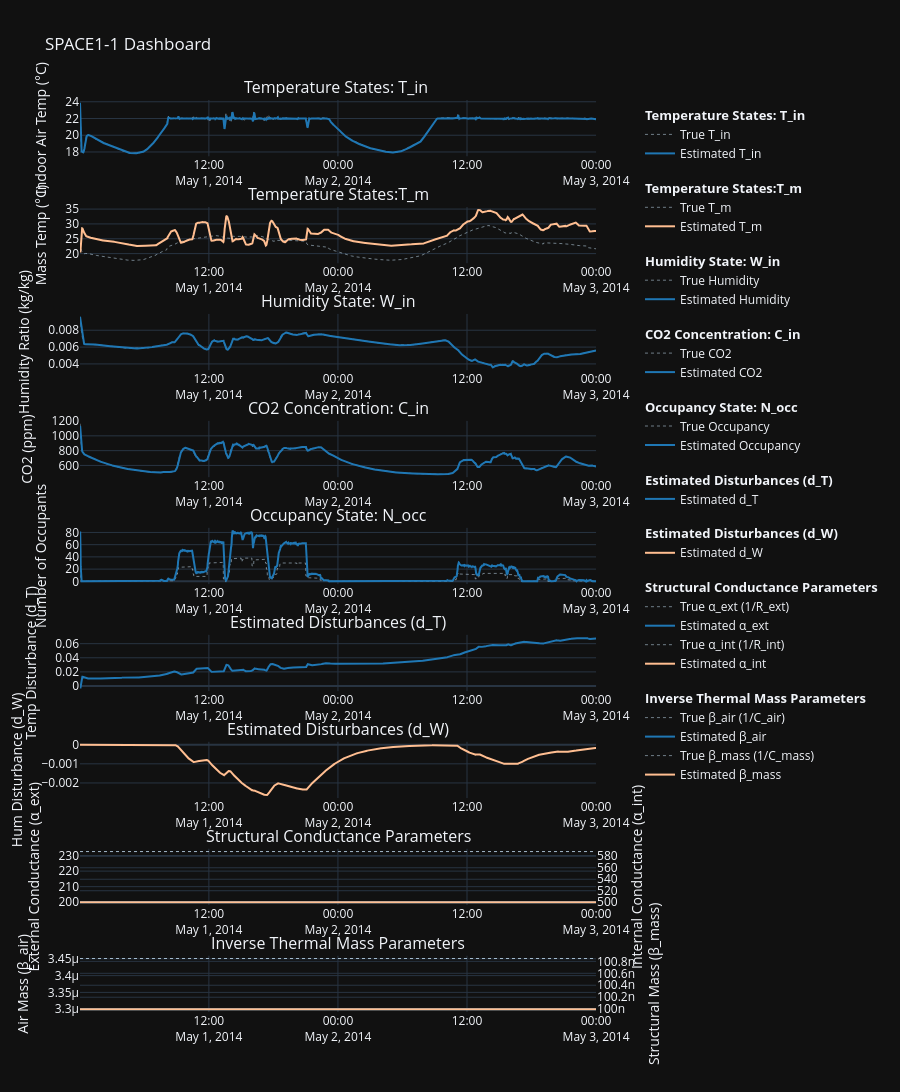

Notebook source saved alongside this figure:
### Code cell
# Loop from 1 to 5 to generate EKF diagnostic plots for all zones
for i in ZONES:
    zone = i
    
    ekf_config = [
        # States 1 : Temperatures (T_in )
        {
            "title": f"Temperature States: T_in ",
            "y_label": "Indoor Air Temp (°C)",
            "traces": [
                {"col": f"{zone}_Temp_C",       "source": "Setpoint", "name": "True T_in"},
                {"col": f"{zone}_EKF_x_T_in",   "source": "Zone",     "name": "Estimated T_in"},
            ]
        },
        # States 2: Temperatures (T_m)
        {
            "title": f"Temperature States:T_m",
            "y_label": "Mass Temp (°C)",
            "traces": [
                {"col": f"{zone}_T_m_C",        "source": "Setpoint", "name": "True T_m"},
                {"col": f"{zone}_EKF_x_T_m",    "source": "Other_1",  "name": "Estimated T_m"},
            ]
        },
        # State 3: Humidity (W_in)
        {
            "title": f"Humidity State: W_in",
            "y_label": "Humidity Ratio (kg/kg)",
            "traces": [
                {"col": f"{zone}_W_kg_kg",      "source": "Setpoint", "name": "True Humidity"},
                {"col": f"{zone}_EKF_x_W_in",   "source": "Zone",     "name": "Estimated Humidity"},
            ]
        },
        # State 4: CO2 (C_in)
        {
            "title": f"CO2 Concentration: C_in",
            "y_label": "CO2 (ppm)",
            "traces": [
                {"col": f"{zone}_CO2_ppm",      "source": "Setpoint", "name": "True CO2"},
                {"col": f"{zone}_EKF_x_C_in",   "source": "Zone",     "name": "Estimated CO2"},
            ]
        },
        # State 7: Occupancy (N_occ)
        {
            "title": f"Occupancy State: N_occ",
            "y_label": "Number of Occupants",
            "traces": [
                {"col": f"{zone}_Occupants",    "source": "Setpoint", "name": "True Occupancy"},
                {"col": f"{zone}_EKF_x_N_occ",  "source": "Zone",     "name": "Estimated Occupancy"},
            ]
        },
        # States 5 & 6: Unobservable Disturbances (d_T and d_W)
        {
            "title": f"Estimated Disturbances (d_T)",
            "y_label": "Temp Disturbance (d_T)",
            "traces": [
                # No ground truth for these unobservable states
                {"col": f"{zone}_EKF_x_d_T",    "source": "Zone",     "name": "Estimated d_T"},
            ]
        },
        {
            "title": f"Estimated Disturbances (d_W)",
            "y_label": "Hum Disturbance (d_W)",
            "traces": [
                # No ground truth for these unobservable states
                {"col": f"{zone}_EKF_x_d_W",    "source": "Other_1",  "name": "Estimated d_W"},
            ]
        },
        # States 8 & 9: Conductance Parameters (alpha_ext and alpha_int)
        {
            "title": f"Structural Conductance Parameters",
            "y_label": "External Conductance (α_ext)",
            "secondary_y_label": "Internal Conductance (α_int)",
            "traces": [
                {"col": f"{zone}_true_alpha_ext", "source": "Setpoint", "name": "True α_ext (1/R_ext)"},
                {"col": f"{zone}_EKF_x_alpha_ext", "source": "Zone",    "name": "Estimated α_ext"},
                {"col": f"{zone}_true_alpha_int", "source": "Setpoint", "name": "True α_int (1/R_int)", "secondary_y": True},
                {"col": f"{zone}_EKF_x_alpha_int", "source": "Other_1", "name": "Estimated α_int", "secondary_y": True},
            ]
        },
        # States 10 & 11: Inverse Thermal Mass Parameters (beta_air and beta_mass)
        {
            "title": f"Inverse Thermal Mass Parameters",
            "y_label": "Air Mass (β_air)",
            "secondary_y_label": "Structural Mass (β_mass)",
            "traces": [
                {"col": f"{zone}_true_beta_air",  "source": "Setpoint", "name": "True β_air (1/C_air)"},
                {"col": f"{zone}_EKF_x_beta_air", "source": "Zone",     "name": "Estimated β_air"},
                {"col": f"{zone}_true_beta_mass", "source": "Setpoint", "name": "True β_mass (1/C_mass)", "secondary_y": True},
                {"col": f"{zone}_EKF_x_beta_mass","source": "Other_1",  "name": "Estimated β_mass", "secondary_y": True},
            ]
        }
    ]

    fig = build_zone_subplots(df, zone, ekf_config)
    # Increased height to accommodate the 7 subplots clearly
    fig.update_layout(height=2200) 
    fig.show()

### Figure 1 — Plotly figure (JSON) as saved in the notebook; plotly's stock layout.template omitted (floating-point values rounded to 4 significant figures; data arrays with more than 128 entries replaced by an {"elided": "..."} marker saying what was removed)
{"data": [{"legendgroup": "1", "legendgrouptitle": {"text": "<b>Temperature States: T_in </b>"}, "line": {"color": "#CFEBFF", "dash": "dot", "width": 0.5}, "name": "True T_in", "type": "scatter", "x": {"elided": "2880 str values"}, "xaxis": "x", "y": {"elided": "2880 float values"}, "yaxis": "y"}, {"legendgroup": "1", "legendgrouptitle": {"text": "<b>Temperature States: T_in </b>"}, "line": {"color": "#1f77b4", "dash": "solid", "width": 2}, "name": "Estimated T_in", "type": "scatter", "x": {"elided": "2880 str values"}, "xaxis": "x", "y": {"elided": "2880 float values"}, "yaxis": "y"}, {"legendgroup": "2", "legendgrouptitle": {"text": "<b>Temperature States:T_m</b>"}, "line": {"color": "#CFEBFF", "dash": "dot", "width": 0.5}, "name": "True T_m", "type": "scatter", "x": {"elided": "2880 str values"}, "xaxis": "x2", "y": {"elided": "2880 float values"}, "yaxis": "y3"}, {"legendgroup": "2", "legendgrouptitle": {"text": "<b>Temperature States:T_m</b>"}, "line": {"color": "#FFBE91", "dash": "solid", "width": 2}, "name": "Estimated T_m", "type": "scatter", "x": {"elided": "2880 str values"}, "xaxis": "x2", "y": {"elided": "2880 float values"}, "yaxis": "y3"}, {"legendgroup": "3", "legendgrouptitle": {"text": "<b>Humidity State: W_in</b>"}, "line": {"color": "#CFEBFF", "dash": "dot", "width": 0.5}, "name": "True Humidity", "type": "scatter", "x": {"elided": "2880 str values"}, "xaxis": "x3", "y": {"elided": "2880 float values"}, "yaxis": "y5"}, {"legendgroup": "3", "legendgrouptitle": {"text": "<b>Humidity State: W_in</b>"}, "line": {"color": "#1f77b4", "dash": "solid", "width": 2}, "name": "Estimated Humidity", "type": "scatter", "x": {"elided": "2880 str values"}, "xaxis": "x3", "y": {"elided": "2880 float values"}, "yaxis": "y5"}, {"legendgroup": "4", "legendgrouptitle": {"text": "<b>CO2 Concentration: C_in</b>"}, "line": {"color": "#CFEBFF", "dash": "dot", "width": 0.5}, "name": "True CO2", "type": "scatter", "x": {"elided": "2880 str values"}, "xaxis": "x4", "y": {"elided": "2880 float values"}, "yaxis": "y7"}, {"legendgroup": "4", "legendgrouptitle": {"text": "<b>CO2 Concentration: C_in</b>"}, "line": {"color": "#1f77b4", "dash": "solid", "width": 2}, "name": "Estimated CO2", "type": "scatter", "x": {"elided": "2880 str values"}, "xaxis": "x4", "y": {"elided": "2880 float values"}, "yaxis": "y7"}, {"legendgroup": "5", "legendgrouptitle": {"text": "<b>Occupancy State: N_occ</b>"}, "line": {"color": "#CFEBFF", "dash": "dot", "width": 0.5}, "name": "True Occupancy", "type": "scatter", "x": {"elided": "2880 str values"}, "xaxis": "x5", "y": {"elided": "2880 float values"}, "yaxis": "y9"}, {"legendgroup": "5", "legendgrouptitle": {"text": "<b>Occupancy State: N_occ</b>"}, "line": {"color": "#1f77b4", "dash": "solid", "width": 2}, "name": "Estimated Occupancy", "type": "scatter", "x": {"elided": "2880 str values"}, "xaxis": "x5", "y": {"elided": "2880 float values"}, "yaxis": "y9"}, {"legendgroup": "6", "legendgrouptitle": {"text": "<b>Estimated Disturbances (d_T)</b>"}, "line": {"color": "#1f77b4", "dash": "solid", "width": 2}, "name": "Estimated d_T", "type": "scatter", "x": {"elided": "2880 str values"}, "xaxis": "x6", "y": {"elided": "2880 float values"}, "yaxis": "y11"}, {"legendgroup": "7", "legendgrouptitle": {"text": "<b>Estimated Disturbances (d_W)</b>"}, "line": {"color": "#FFBE91", "dash": "solid", "width": 2}, "name": "Estimated d_W", "type": "scatter", "x": {"elided": "2880 str values"}, "xaxis": "x7", "y": {"elided": "2880 float values"}, "yaxis": "y13"}, {"legendgroup": "8", "legendgrouptitle": {"text": "<b>Structural Conductance Parameters</b>"}, "line": {"color": "#CFEBFF", "dash": "dot", "width": 0.5}, "name": "True α_ext (1/R_ext)", "type": "scatter", "x": {"elided": "2880 str values"}, "xaxis": "x8", "y": {"elided": "2880 float values"}, "yaxis": "y15"}, {"legendgroup": "8", "legendgrouptitle": {"text": "<b>Structural Conductance Parameters</b>"}, "line": {"color": "#1f77b4", "dash": "solid", "width": 2}, "name": "Estimated α_ext", "type": "scatter", "x": {"elided": "2880 str values"}, "xaxis": "x8", "y": {"elided": "2880 float values"}, "yaxis": "y15"}, {"legendgroup": "8", "legendgrouptitle": {"text": "<b>Structural Conductance Parameters</b>"}, "line": {"color": "#CFEBFF", "dash": "dot", "width": 0.5}, "name": "True α_int (1/R_int)", "type": "scatter", "x": {"elided": "2880 str values"}, "xaxis": "x8", "y": {"elided": "2880 float values"}, "yaxis": "y16"}, {"legendgroup": "8", "legendgrouptitle": {"text": "<b>Structural Conductance Parameters</b>"}, "line": {"color": "#FFBE91", "dash": "solid", "width": 2}, "name": "Estimated α_int", "type": "scatter", "x": {"elided": "2880 str values"}, "xaxis": "x8", "y": {"elided": "2880 float values"}, "yaxis": "y16"}, {"legendgroup": "9", "legendgrouptitle": {"text": "<b>Inverse Thermal Mass Parameters</b>"}, "line": {"color": "#CFEBFF", "dash": "dot", "width": 0.5}, "name": "True β_air (1/C_air)", "type": "scatter", "x": {"elided": "2880 str values"}, "xaxis": "x9", "y": {"elided": "2880 float values"}, "yaxis": "y17"}, {"legendgroup": "9", "legendgrouptitle": {"text": "<b>Inverse Thermal Mass Parameters</b>"}, "line": {"color": "#1f77b4", "dash": "solid", "width": 2}, "name": "Estimated β_air", "type": "scatter", "x": {"elided": "2880 str values"}, "xaxis": "x9", "y": {"elided": "2880 float values"}, "yaxis": "y17"}, {"legendgroup": "9", "legendgrouptitle": {"text": "<b>Inverse Thermal Mass Parameters</b>"}, "line": {"color": "#CFEBFF", "dash": "dot", "width": 0.5}, "name": "True β_mass (1/C_mass)", "type": "scatter", "x": {"elided": "2880 str values"}, "xaxis": "x9", "y": {"elided": "2880 float values"}, "yaxis": "y18"}, {"legendgroup": "9", "legendgrouptitle": {"text": "<b>Inverse Thermal Mass Parameters</b>"}, "line": {"color": "#FFBE91", "dash": "solid", "width": 2}, "name": "Estimated β_mass", "type": "scatter", "x": {"elided": "2880 str values"}, "xaxis": "x9", "y": {"elided": "2880 float values"}, "yaxis": "y18"}], "layout": {"annotations": [{"font": {"size": 16}, "showarrow": false, "text": "Temperature States: T_in ", "x": 0.47, "xanchor": "center", "xref": "paper", "y": 1, "yanchor": "bottom", "yref": "paper"}, {"font": {"size": 16}, "showarrow": false, "text": "Temperature States:T_m", "x": 0.47, "xanchor": "center", "xref": "paper", "y": 0.8827, "yanchor": "bottom", "yref": "paper"}, {"font": {"size": 16}, "showarrow": false, "text": "Humidity State: W_in", "x": 0.47, "xanchor": "center", "xref": "paper", "y": 0.7654, "yanchor": "bottom", "yref": "paper"}, {"font": {"size": 16}, "showarrow": false, "text": "CO2 Concentration: C_in", "x": 0.47, "xanchor": "center", "xref": "paper", "y": 0.6481, "yanchor": "bottom", "yref": "paper"}, {"font": {"size": 16}, "showarrow": false, "text": "Occupancy State: N_occ", "x": 0.47, "xanchor": "center", "xref": "paper", "y": 0.5309, "yanchor": "bottom", "yref": "paper"}, {"font": {"size": 16}, "showarrow": false, "text": "Estimated Disturbances (d_T)", "x": 0.47, "xanchor": "center", "xref": "paper", "y": 0.4136, "yanchor": "bottom", "yref": "paper"}, {"font": {"size": 16}, "showarrow": false, "text": "Estimated Disturbances (d_W)", "x": 0.47, "xanchor": "center", "xref": "paper", "y": 0.2963, "yanchor": "bottom", "yref": "paper"}, {"font": {"size": 16}, "showarrow": false, "text": "Structural Conductance Parameters", "x": 0.47, "xanchor": "center", "xref": "paper", "y": 0.179, "yanchor": "bottom", "yref": "paper"}, {"font": {"size": 16}, "showarrow": false, "text": "Inverse Thermal Mass Parameters", "x": 0.47, "xanchor": "center", "xref": "paper", "y": 0.06173, "yanchor": "bottom", "yref": "paper"}], "height": 2200, "hovermode": "x unified", "legend": {"groupclick": "toggleitem", "tracegroupgap": 15}, "margin": {"r": 150}, "showlegend": true, "title": {"text": "SPACE1-1 Dashboard"}, "xaxis": {"anchor": "y", "domain": [0, 0.94]}, "xaxis2": {"anchor": "y3", "domain": [0, 0.94]}, "xaxis3": {"anchor": "y5", "domain": [0, 0.94]}, "xaxis4": {"anchor": "y7", "domain": [0, 0.94]}, "xaxis5": {"anchor": "y9", "domain": [0, 0.94]}, "xaxis6": {"anchor": "y11", "domain": [0, 0.94]}, "xaxis7": {"anchor": "y13", "domain": [0, 0.94]}, "xaxis8": {"anchor": "y15", "domain": [0, 0.94]}, "xaxis9": {"anchor": "y17", "domain": [0, 0.94]}, "yaxis": {"anchor": "x", "domain": [0.9383, 1], "title": {"text": "Indoor Air Temp (°C)"}}, "yaxis10": {"anchor": "x5", "overlaying": "y9", "side": "right"}, "yaxis11": {"anchor": "x6", "domain": [0.3519, 0.4136], "title": {"text": "Temp Disturbance (d_T)"}}, "yaxis12": {"anchor": "x6", "overlaying": "y11", "side": "right"}, "yaxis13": {"anchor": "x7", "domain": [0.2346, 0.2963], "title": {"text": "Hum Disturbance (d_W)"}}, "yaxis14": {"anchor": "x7", "overlaying": "y13", "side": "right"}, "yaxis15": {"anchor": "x8", "domain": [0.1173, 0.179], "title": {"text": "External Conductance (α_ext)"}}, "yaxis16": {"anchor": "x8", "overlaying": "y15", "side": "right", "title": {"text": "Internal Conductance (α_int)"}}, "yaxis17": {"anchor": "x9", "domain": [0, 0.06173], "title": {"text": "Air Mass (β_air)"}}, "yaxis18": {"anchor": "x9", "overlaying": "y17", "side": "right", "title": {"text": "Structural Mass (β_mass)"}}, "yaxis2": {"anchor": "x", "overlaying": "y", "side": "right"}, "yaxis3": {"anchor": "x2", "domain": [0.821, 0.8827], "title": {"text": "Mass Temp (°C)"}}, "yaxis4": {"anchor": "x2", "overlaying": "y3", "side": "right"}, "yaxis5": {"anchor": "x3", "domain": [0.7037, 0.7654], "title": {"text": "Humidity Ratio (kg/kg)"}}, "yaxis6": {"anchor": "x3", "overlaying": "y5", "side": "right"}, "yaxis7": {"anchor": "x4", "domain": [0.5864, 0.6481], "title": {"text": "CO2 (ppm)"}}, "yaxis8": {"anchor": "x4", "overlaying": "y7", "side": "right"}, "yaxis9": {"anchor": "x5", "domain": [0.4691, 0.5309], "title": {"text": "Number of Occupants"}}}}
